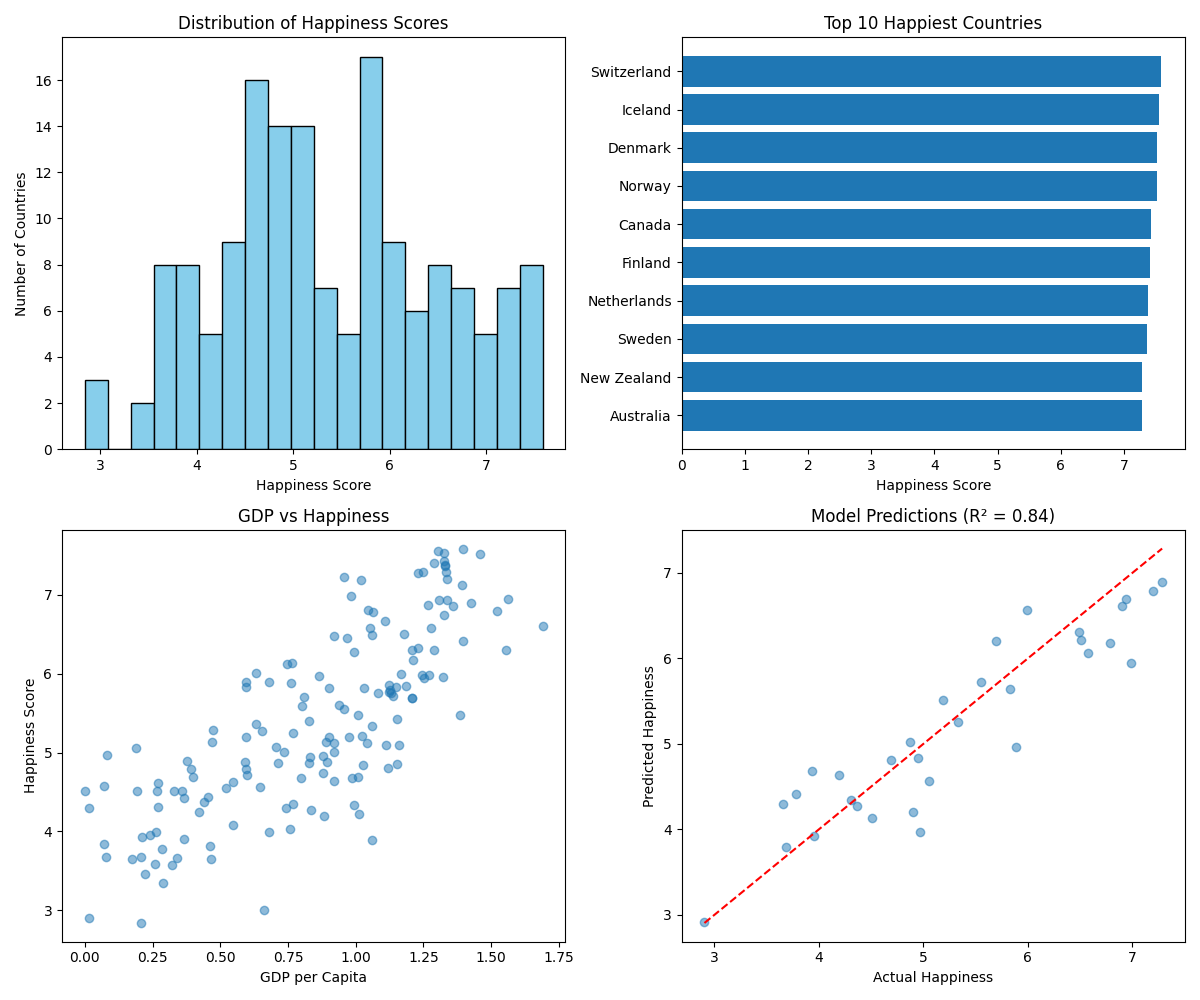

Recreate this plot in Python.
"""
This is a simple analysis of the World Happiness Report in 2015
This script performs a simple and complete analysis of the 2015 dataset, including:
1. Data inspection and cleaning
2. Regional and country-level filtering and grouping
3. Machine learning modeling to predict happiness
4. Visualizations to summarize insights
"""

# Import necessary libraries
import pandas as pd
import numpy as np
import matplotlib.pyplot as plt
from sklearn.model_selection import train_test_split
from sklearn.linear_model import LinearRegression
from sklearn.metrics import r2_score

# Step 1: Import the dataset
print("=" * 50)
print("Step 1: Import the dataset")
print("=" * 50)

# Load the data from the Data folder
df = pd.read_csv("Data/2015.csv")  # Change year as needed
print(f"Loaded {df.shape[0]} countries, {df.shape[1]} columns")

# Step 2: Data Inspection
print("\n" + "=" * 50)
print("Step 2: Data Inspection")
print("=" * 50)

# Show first 5 rows to understand column structure and sample data
print("First 5 rows:")
print(df.head())

# Show basic info of the dataset: types, non-null counts, etc
print("\nDataset info:")
print(df.info())

# Show statistics
print("\nBasic statistics:")
print(df.describe())

# Check for missing values and duplicates
print(f"\nMissing values: {df.isnull().sum().sum()}")
print(f"Duplicate rows: {df.duplicated().sum()}")

# Step 3: Filtering and Grouping
print("\n" + "=" * 50)
print("Step 3: Filtering and Grouping")
print("=" * 50)

# Group by region and get average happiness
print("Average happiness by region:")
by_region = df.groupby("Region")["Happiness Score"].mean().sort_values(ascending=False)
print(by_region.head())

# Filter top 10 happiest countries
print("\nTop 10 happiest countries:")
top_10 = df.nlargest(10, "Happiness Score")[["Country", "Happiness Score"]]
print(top_10.to_string(index=False))

# Step 4: Machine Learning
print("\n" + "=" * 50)
print("Step 4: Machine Learning")
print("=" * 50)

# Prepare data for machine learning
# Define features and target
features = ["Economy (GDP per Capita)", "Family", "Health (Life Expectancy)", "Freedom"]
X = df[features]
y = df["Happiness Score"]

# Split dataset into training and testing sets (and make it such that 80% train, 20% test)
X_train, X_test, y_train, y_test = train_test_split(
    X, y, test_size=0.2, random_state=42
)

# Train a simple linear regression model
model = LinearRegression()
model.fit(X_train, y_train)

# Make predictions and check accuracy using R² score
predictions = model.predict(X_test)
score = r2_score(y_test, predictions)

print(f"Model R² score: {score:.3f}")
print(
    "This means our model explains {:.1f}% of happiness variation".format(score * 100)
)

# Step 5: Creating Visualization
print("\n" + "=" * 50)
print("Step 5: Creating Visualization")
print("=" * 50)

# Create a 2x2 grid of plots
fig, axes = plt.subplots(2, 2, figsize=(12, 10))

# Plot 1: Distribution of happiness scores
axes[0, 0].hist(df["Happiness Score"], bins=20, color="skyblue", edgecolor="black")
axes[0, 0].set_xlabel("Happiness Score")
axes[0, 0].set_ylabel("Number of Countries")
axes[0, 0].set_title("Distribution of Happiness Scores")

# Plot 2: Top 10 happiest countries
axes[0, 1].barh(range(10), top_10["Happiness Score"].values)
axes[0, 1].set_yticks(range(10))
axes[0, 1].set_yticklabels(top_10["Country"].values)
axes[0, 1].set_xlabel("Happiness Score")
axes[0, 1].set_title("Top 10 Happiest Countries")
axes[0, 1].invert_yaxis()

# Plot 3: GDP vs Happiness
axes[1, 0].scatter(df["Economy (GDP per Capita)"], df["Happiness Score"], alpha=0.5)
axes[1, 0].set_xlabel("GDP per Capita")
axes[1, 0].set_ylabel("Happiness Score")
axes[1, 0].set_title("GDP vs Happiness")

# Plot 4: Actual vs Predicted Happiness
axes[1, 1].scatter(y_test, predictions, alpha=0.5)
axes[1, 1].plot([y_test.min(), y_test.max()], [y_test.min(), y_test.max()], "r--")
axes[1, 1].set_xlabel("Actual Happiness")
axes[1, 1].set_ylabel("Predicted Happiness")
axes[1, 1].set_title(f"Model Predictions (R² = {score:.2f})")

# Adjust layout and save the figure
plt.tight_layout()
plt.savefig("happiness_analysis.png")
plt.show()

print("Saved visualization as 'happiness_analysis.png'")

# Step 6: Summary and Conclusion
print("\n" + "=" * 50)
print("Analysis Summary")
print("=" * 50)
print(f"• Analyzed {len(df)} countries")  # Total countries analyzed
print(
    f"• Happiest country: {top_10.iloc[0]['Country']} ({top_10.iloc[0]['Happiness Score']:.2f})"
)  # Top happiest country
print(f"• Model accuracy: {score*100:.1f}%")  # Model accuracy

print("Analysis complete!")
print("=" * 50)
